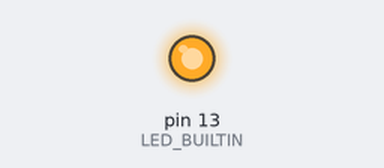
Bench run of a sketch on a simulated Arduino Uno, built with avr-gcc and run on an emulated ATmega328P. Shown: output pins drawn as LEDs (lit = HIGH). Random numbers use the default seed unless the sketch sets one. At 0.0 s the program stops and its outputs stay as they are.

Above: at 0.1 s.
Timing chart, 0 to 1.5 s (numbered marks = the images above):
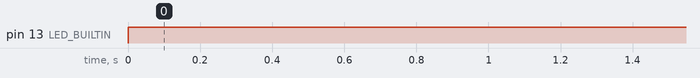

The sketch:

Random.ino
```cpp
#include <Entropy.h>
const int sizex = 264;
int array[sizex];

void setup()
{
  Entropy.Initialize();
  pinMode(LED_BUILTIN, OUTPUT);
   //Fill the array
}

void loop()
{
    digitalWrite(LED_BUILTIN, HIGH);
    //Fill
    for (int i=0; i < sizex; i++)
    {
      array[i] = Entropy.random(0, 15);
    }

    //Send
    for (int i=0; i < sizex; i++)
    {
      Serial.print(array[i]);
      Serial.print(",");
    }
    Serial.println();
    Serial.flush();

    digitalWrite(LED_BUILTIN, LOW);
    delay(75);

}
```

Measured:
- by itself, pin 13 (LED_BUILTIN): LOW → HIGH at 0.00 s
